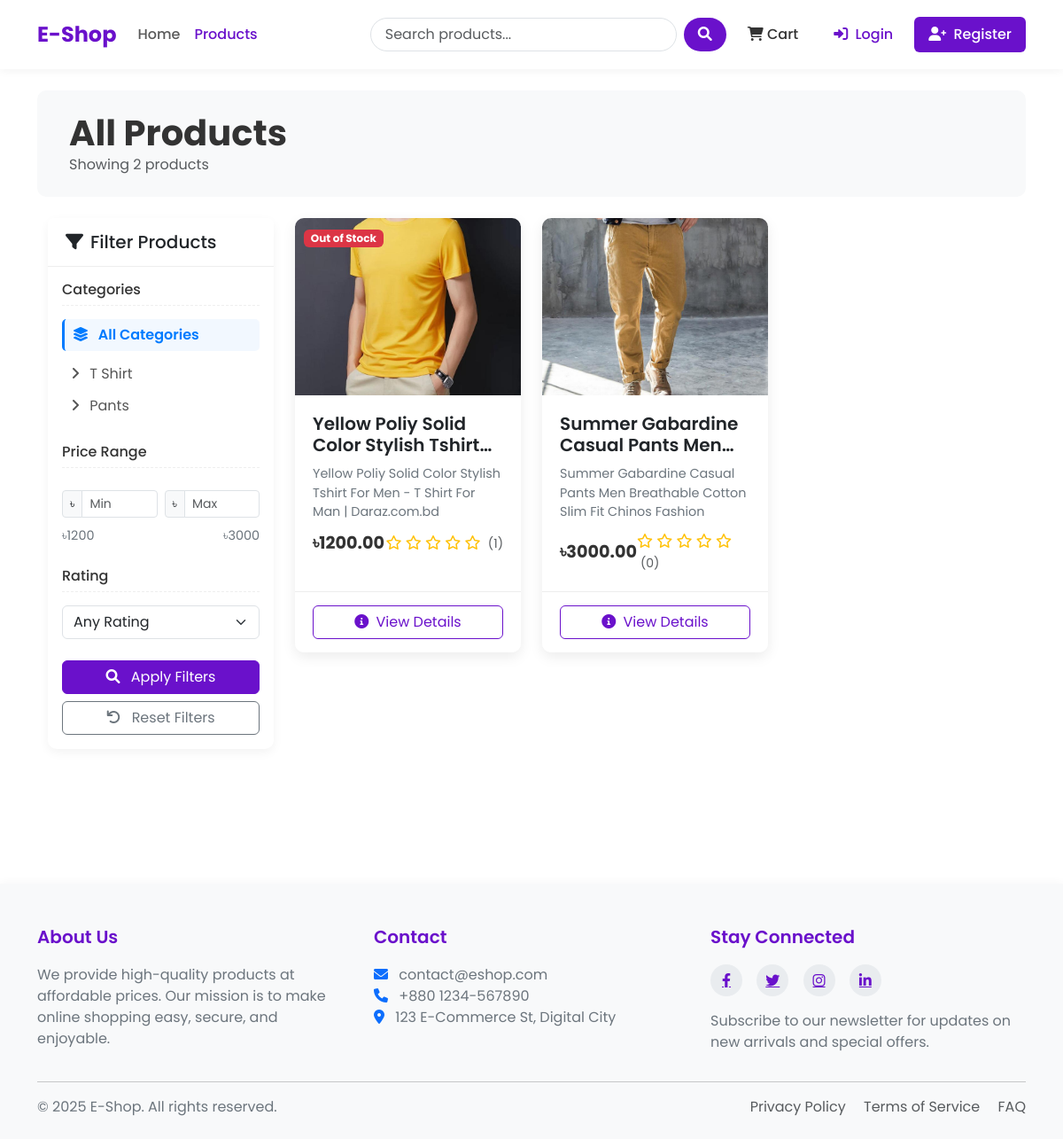
Screenshot of /products/ with the database file from the repository.
### shop/models.py (models this page shows, shortened)
class Category(models.Model):
    name = models.CharField(max_length=100)
    slug = models.SlugField(max_length=100, unique=True)
    description = models.TextField()
    class Meta:
        verbose_name_plural = 'Categories'

class Product(models.Model):
    name = models.CharField(max_length=100)
    slug = models.SlugField(max_length=200, unique=True)
    category = models.ForeignKey(Category, on_delete=models.CASCADE, related_name='products')
    description = models.TextField()
    price = models.DecimalField(max_digits=10, decimal_places=2) # 405.99
    stock = models.PositiveBigIntegerField(default=1)
    available = models.BooleanField(default=True)
    created_at = models.DateTimeField(auto_now_add=True)
    updated_at = models.DateTimeField(auto_now=True)
    image = models.ImageField(upload_to='products/%Y/%m/%d') # products/25/10/2025

### shop/views.py (the view, shortened to what this page needs)
# urls.py: path('products/', views.product_list, name="product_list"),
def product_list(request, category_slug = None):
    category = None
    categories = Category.objects.all()
    products = Product.objects.filter(available=True)
    if category_slug:
        category = get_object_or_404(Category, slug=category_slug)
        print("category .......", category)
        products = products.filter(category = category)
    min_price = products.aggregate(Min('price'))['price__min']
    max_price = products.aggregate(Max('price'))['price__max']
    if request.GET.get('min_price'):
        products = products.filter(price__gte=request.GET.get('min_price'))
    if request.GET.get('max_price'):
        products = products.filter(price__lte=request.GET.get('max_price'))
    if request.GET.get('rating'):
        min_rating = request.GET.get('rating')
        products = products.annotate(avg_rating = Avg('ratings__rating')).filter(avg_rating__gte=min_rating)
    return render(request, 'shop/product_list.html', {
        'category' : category,
        'categories' : categories,
        'products' : products,
        'min_price' : min_price,
        'max_price' : max_price
    })

### templates/shop/product_list.html (shortened to what this page needs)
{% extends 'base.html' %}
{% block content %}
<div class="shop-header mb-4 p-4 bg-light">
    <div class="container-fluid">
        <div class="row align-items-center">
            <div class="col-md-6">
                <h1 class="shop-title">
                    {% if category %}{{ category.name }}{% else %}All Products{% endif %}
                </h1>
                <p class="text-muted mb-0">
                    Showing {{ products|length }} product{{ products|length|pluralize }}
                </p>
            </div>
        </div>
    </div>
</div>
<div class="container-fluid">
    <div class="row">
        <div class="col-lg-3 mb-4 filter-sidebar">
            <div class="filter-card card mb-4">
                <div class="card-header">
                    <h5 class="mb-0 d-flex align-items-center">
                        <i class="fas fa-filter me-2"></i> Filter Products
                    </h5>
                </div>
                <div class="card-body">
                    <form method="get">
                        <h6 class="filter-heading">Categories</h6>
                        <div class="mb-4">
                            <a href="{% url 'product_list' %}" class="filter-link {% if not category %}active{% endif %}">
                                <i class="fas fa-layer-group me-2"></i> All Categories
                            </a>
                            <div class="ms-2 mt-2">
                                {% for c in categories %}
                                <a href="{% url 'product_list_by_category' c.slug %}" class="filter-link {% if category.slug == c.slug %}active{% endif %}">
                                    <i class="fas fa-angle-right me-2"></i> {{ c.name }}
                                </a>
                                {% endfor %}
                            </div>
                        </div>
                        <h6 class="filter-heading">Price Range</h6>
                        <div class="mb-4">
                            <div class="price-slider-container">
                                <div class="row g-2 mb-2">
                                    <div class="col-6">
                                        <div class="input-group input-group-sm">
                                            <span class="input-group-text">৳</span>
                                            <input type="number" class="form-control" id="min_price" name="min_price"
                                                   value="{{ request.GET.min_price|default:'' }}" min="{{ min_price }}" max="{{ max_price }}" placeholder="Min">
                                        </div>
                                    </div>
                                    <div class="col-6">
                                        <div class="input-group input-group-sm">
                                            <span class="input-group-text">৳</span>
                                            <input type="number" class="form-control" id="max_price" name="max_price"
                                                   value="{{ request.GET.max_price|default:'' }}" min="{{ min_price }}" max="{{ max_price }}" placeholder="Max">
                                        </div>
                                    </div>
                                </div>
                                <div class="price-values">
                                    <span>৳{{ min_price }}</span>
                                    <span>৳{{ max_price }}</span>
                                </div>
                            </div>
                        </div>
                        <h6 class="filter-heading">Rating</h6>
                        <div class="mb-4">
                            <select class="form-select" name="rating">
                                <option value="">Any Rating</option>
                            </select>
                        </div>
                        <div class="d-grid gap-2">
                            <button type="submit" class="btn btn-primary">
                                <i class="fas fa-search me-2"></i> Apply Filters
                            </button>
                            <a href="{% url 'product_list' %}" class="btn btn-outline-secondary">
                                <i class="fas fa-undo me-2"></i> Reset Filters
                            </a>
                        </div>
                    </form>
                </div>
            </div>
        </div>
        <div class="col-lg-9">
            {% if products %}
            <div class="row row-cols-1 row-cols-md-2 row-cols-lg-3 g-4">
                {% for product in products %}
                <div class="col">
                    <div class="card h-100 product-card">
                        <div class="product-img-container">
                            {% if product.image %}
                            <img src="{{ product.image.url }}" class="product-img" alt="{{ product.name }}">
                            {% else %}
                            <div class="bg-light d-flex align-items-center justify-content-center h-100">
                                <i class="fas fa-image fa-3x text-muted"></i>
                            </div>
                            {% endif %}
                            {% if product.stock <= 5 and product.stock > 0 %}
                            <div class="product-badge">
                                <span class="badge bg-warning">Low Stock</span>
                            </div>
                            {% elif product.stock <= 0 %}
                            <div class="product-badge">
                                <span class="badge bg-danger">Out of Stock</span>
                            </div>
                            {% endif %}
                        </div>
                        <div class="card-body">
                            <h5 class="product-title">{{ product.name }}</h5>
                            <p class="product-desc">{{ product.description|truncatechars:100 }}</p>
                            <div class="d-flex justify-content-between align-items-center">
                                <span class="product-price">৳{{ product.price }}</span>
                                <div class="rating">
                                    {% for i in "12345" %}
                                    {% if forloop.counter <= product.average_rating %}
                                    <i class="fas fa-star"></i>
                                    {% else %}
                                    <i class="far fa-star"></i>
                                    {% endif %}
                                    {% endfor %}
                                    <span class="ms-1 text-muted small">({{ product.ratings.count }})</span>
                                </div>
                            </div>
                        </div>
                        <div class="card-footer">
                            <div class="d-grid">
                                <a href="{% url 'product_detail' product.slug %}" class="btn btn-outline-primary btn-add-cart">
                                    <i class="fas fa-info-circle me-1"></i> View Details
                                </a>
                            </div>
                        </div>
                    </div>
                </div>
                {% endfor %}
            </div>
            {% endif %}
        </div>
    </div>
</div>
{% endblock %}

### templates/base.html (shortened to what this page needs)
<!DOCTYPE html>
<html lang="en">
<head>
    <link href="https://cdn.jsdelivr.net/npm/bootstrap@5.3.0/dist/css/bootstrap.min.css" rel="stylesheet">
    <link rel="stylesheet" href="https://cdnjs.cloudflare.com/ajax/libs/font-awesome/6.0.0/css/all.min.css">
    {% load static %}
</head>
<body>
    <header>
        <nav class="navbar navbar-expand-lg navbar-light bg-white">
            <div class="container">
                <a class="navbar-brand" href="{% url 'home' %}">E-Shop</a>
                <div class="collapse navbar-collapse" id="navbarNav">
                    <ul class="navbar-nav me-auto mb-2 mb-lg-0">
                        <li class="nav-item {% if request.path == '/' %}active{% endif %}">
                            <a class="nav-link" href="{% url 'home' %}">Home</a>
                        </li>
                        <li class="nav-item {% if '/products/' in request.path %}active{% endif %}">
                            <a class="nav-link" href="{% url 'product_list' %}">Products</a>
                        </li>
                    </ul>
                    <form class="d-flex search-box me-3" action="{% url 'product_list' %}" method="get">
                        <input class="form-control search-input me-2" type="search" name="search" placeholder="Search products..." aria-label="Search">
                        <button class="btn search-btn" type="submit">
                            <i class="fas fa-search"></i>
                        </button>
                    </form>
                    <ul class="navbar-nav">
                        <li class="nav-item me-2">
                            <a class="nav-link cart-btn" href="{% url 'cart_detail' %}">
                                <i class="fas fa-shopping-cart"></i> Cart
                            </a>
                        </li>
                        {% if user.is_authenticated %}
                            <li class="nav-item dropdown">
                                <a class="nav-link dropdown-toggle" href="#" id="navbarDropdown" role="button"
                                   data-bs-toggle="dropdown" aria-expanded="false">
                                    <i class="fas fa-user-circle me-1"></i> {{ user.username }}
                                </a>
                                <ul class="dropdown-menu dropdown-menu-end shadow-sm" aria-labelledby="navbarDropdown">
                                    <li><a class="dropdown-item" href="{% url 'profile' %}">
                                        <i class="fas fa-user me-2"></i> My Profile
                                    </a></li>
                                    <li><hr class="dropdown-divider"></li>
                                    <li><a class="dropdown-item" href="{% url 'logout' %}">
                                        <i class="fas fa-sign-out-alt me-2"></i> Logout
                                    </a></li>
                                </ul>
                            </li>
                        {% else %}
                            <li class="nav-item">
                                <a class="nav-link btn btn-outline-primary ms-2 px-3" href="{% url 'login' %}">
                                    <i class="fas fa-sign-in-alt me-1"></i> Login
                                </a>
                            </li>
                            <li class="nav-item">
                                <a class="nav-link btn btn-primary ms-2 px-3 text-white" href="{% url 'register' %}">
                                    <i class="fas fa-user-plus me-1"></i> Register
                                </a>
                            </li>
                        {% endif %}
                    </ul>
                </div>
            </div>
        </nav>
    </header>
    <main class="container my-4">
        {% block content %}{% endblock %}
    </main>
    <footer>
        <div class="container">
            <div class="row">
                <div class="col-md-4 mb-4 mb-md-0">
                    <h5>About Us</h5>
                    <p>We provide high-quality products at affordable prices. Our mission is to make online shopping easy, secure, and enjoyable.</p>
                </div>
                <div class="col-md-4 mb-4 mb-md-0">
                    <h5>Contact</h5>
                    <p>
                        <i class="fas fa-envelope me-2 text-primary"></i> contact@eshop.com<br>
                        <i class="fas fa-phone me-2 text-primary"></i> +880 1234-567890<br>
                        <i class="fas fa-map-marker-alt me-2 text-primary"></i> 123 E-Commerce St, Digital City
                    </p>
                </div>
                <div class="col-md-4">
                    <h5>Stay Connected</h5>
                    <div class="social-icons mb-3">
                        <a href="#"><i class="fab fa-facebook-f"></i></a>
                        <a href="#"><i class="fab fa-twitter"></i></a>
                        <a href="#"><i class="fab fa-instagram"></i></a>
                        <a href="#"><i class="fab fa-linkedin-in"></i></a>
                    </div>
                    <p>Subscribe to our newsletter for updates on new arrivals and special offers.</p>
                </div>
            </div>
            <hr>
            <div class="row mt-3">
                <div class="col-md-6 mb-2 mb-md-0">
                    <p class="mb-0">&copy; {% now "Y" %} E-Shop. All rights reserved.</p>
                </div>
                <div class="col-md-6 text-md-end">
                    <p class="mb-0">
                        <a href="#" class="text-decoration-none me-3 text-muted">Privacy Policy</a>
                        <a href="#" class="text-decoration-none me-3 text-muted">Terms of Service</a>
                        <a href="#" class="text-decoration-none text-muted">FAQ</a>
                    </p>
                </div>
            </div>
        </div>
    </footer>
</body>
</html>

### rows the page displays
Category: name "T Shirt"
Category: name "Pants"
Product: image (picture), stock "Out of Stock", name "Yellow Poliy Solid Color Stylish…", description "Yellow Poliy Solid Color Stylish Tshirt For Men - T Shirt For Man | Daraz.com.bd", price "1200.00", ratings.count "1"
Product: image (picture), name "Summer Gabardine Casual Pants…", description "Summer Gabardine Casual Pants Men Breathable Cotton Slim Fit Chinos Fashion", price "3000.00", ratings.count "0"

### other values shown
{{ products|length }} "2"
{{ min_price }} "1200"
{{ max_price }} "3000"
